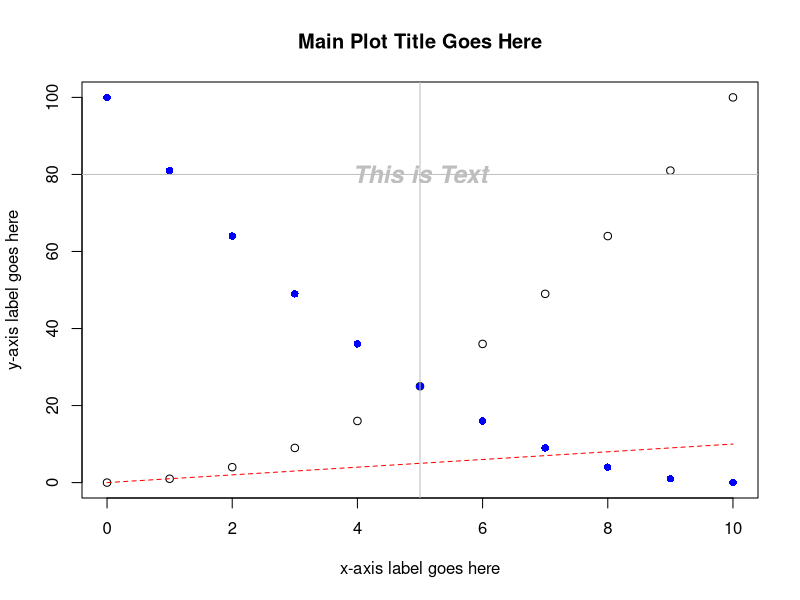
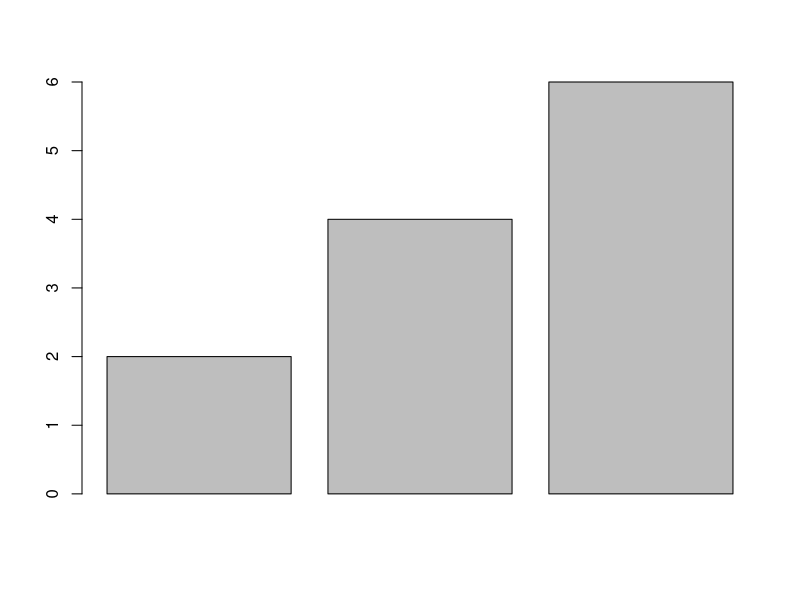
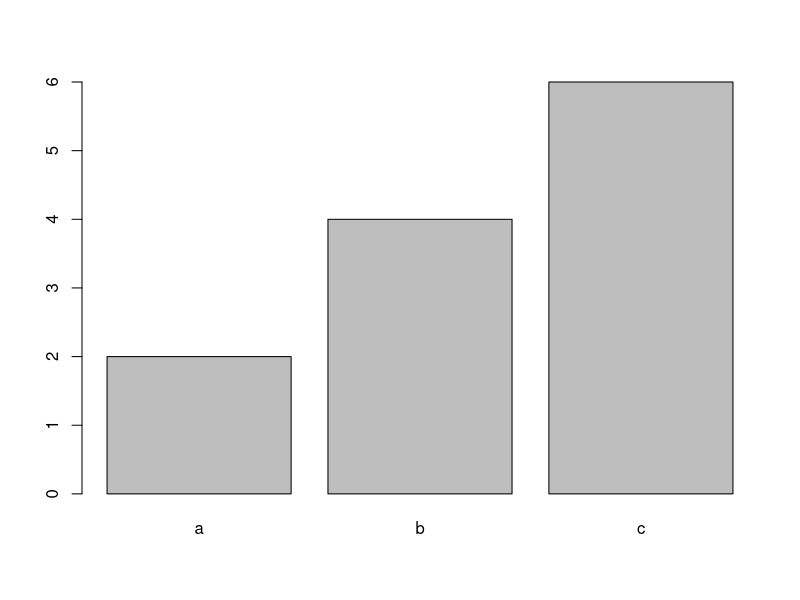
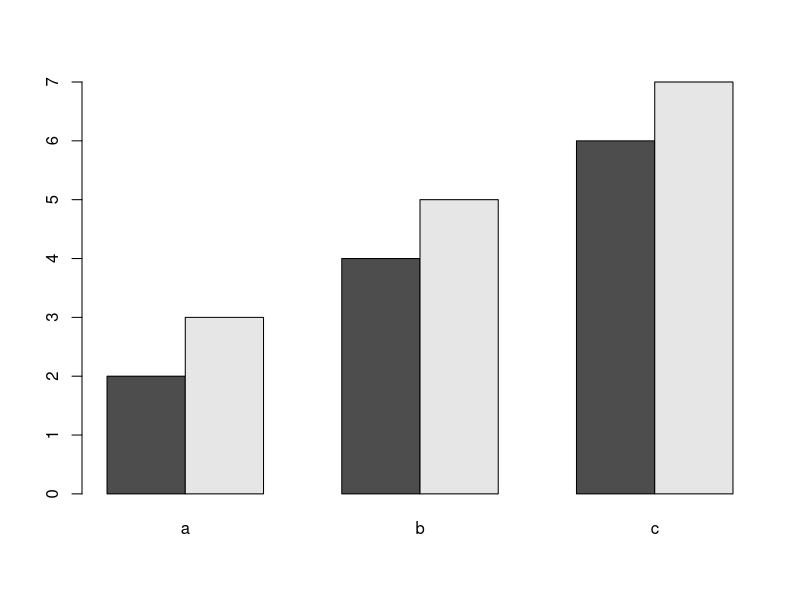
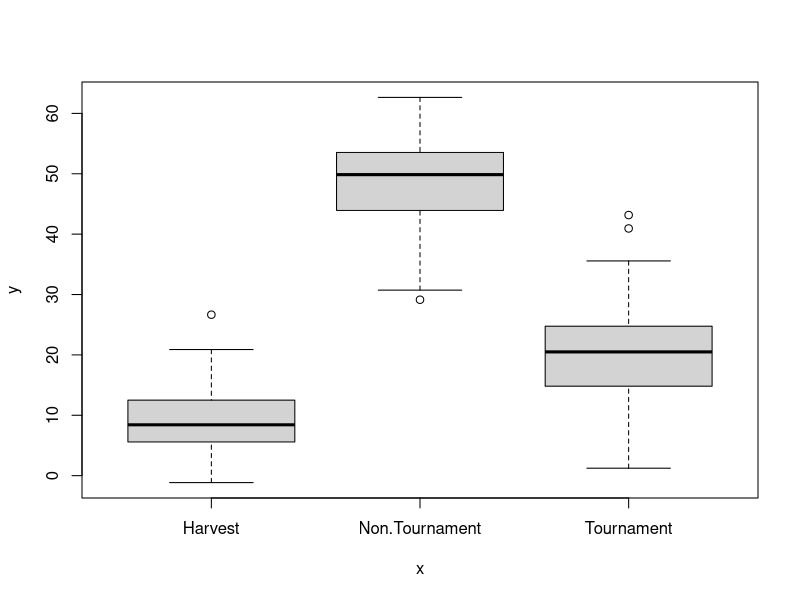
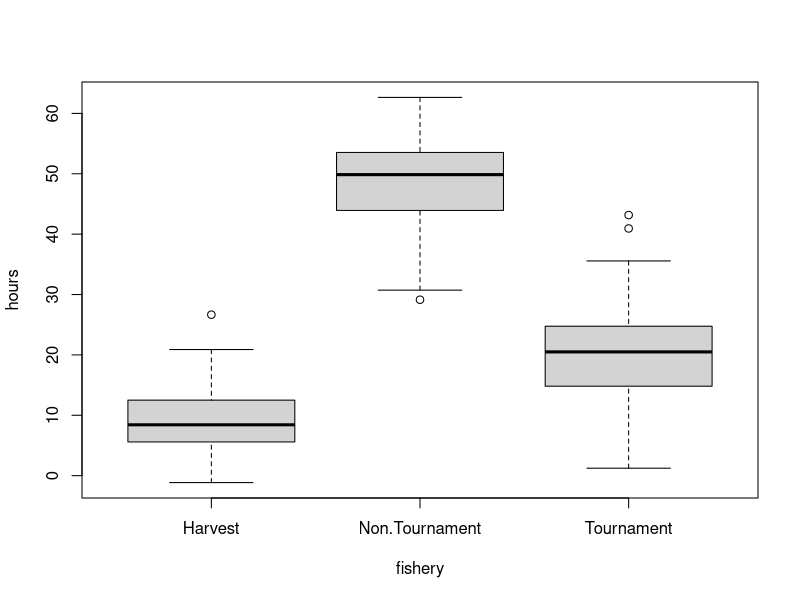
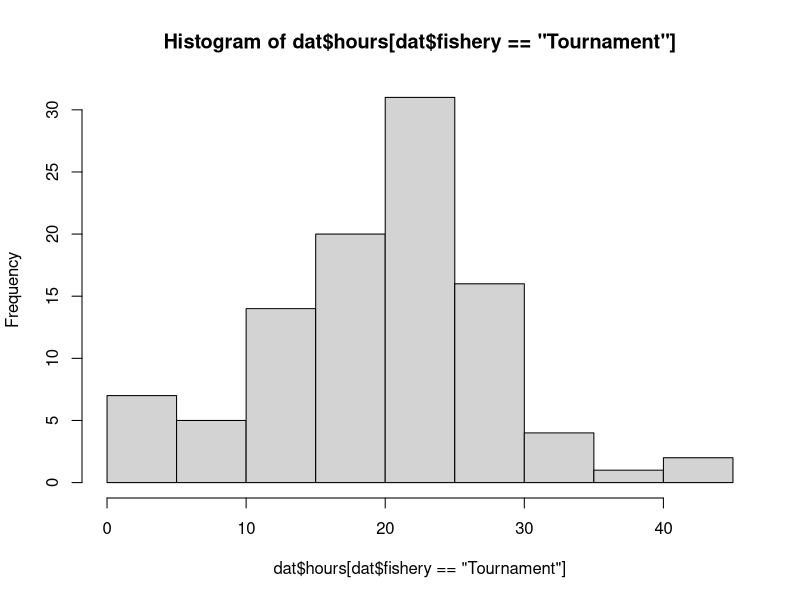
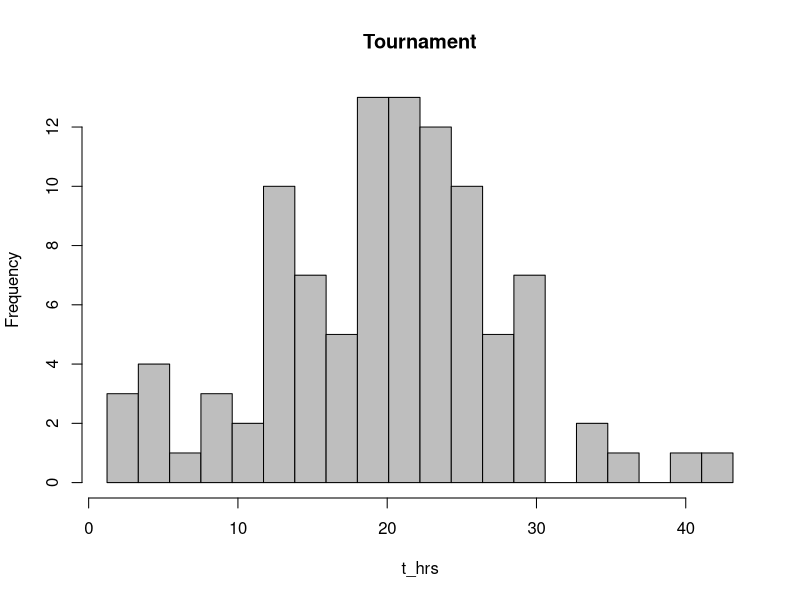

Write the R code that produced these figures, in order.
###Chapter 2#######

# Scatter Plot#
x = 0:10
y = x^2
plot(x = x, y = y,
     xlab = "x-axis label goes here", 
     ylab = "y-axis label goes here",
     main = "Main Plot Title Goes Here")
points(x = rev(x), y = y, col = "blue", pch = 16)
lines(x = x, y = x, lty = 2, col = "red")
text(x = 5, y = 80, "This is Text", cex = 1.5, col = "grey", font = 4)
abline(h = 80, col = "grey")
abline(v = 5, col = "grey")
###################



# Bar Graph#
x1 = c(2,4,6)
barplot(x1)

barplot(x1, names.arg = c("a", "b", "c"))

x2 = c(3,5,7)
x3 = rbind(x1, x2)
barplot(x3, names.arg = c("a", "b", "c"), beside = T)
###################



# Box and Whisker Plot#
dat = read.csv("creel.csv")
summary(dat)

# Need to convert fishery to a factor
dat$fishery <- as.factor(dat$fishery)

plot(x = dat$fishery, y = dat$hours)

plot(hours ~ fishery, data = dat)
###################



# Histograms#
hist(dat$hours[dat$fishery == "Tournament"])
t_hrs = dat$hours[dat$fishery == "Tournament"]

nbins = 20
breaks = seq(from = min(t_hrs), to = max(t_hrs), length = nbins + 1)
hist(t_hrs, breaks = breaks, main = "Tournament", col = "grey")

par(xaxs = "i", yaxs = "i", mar = c(4,4,2,1))
hist(t_hrs, breaks = breaks, main = "Tournament", col = "grey")
###################



# Multi-panel Plots#
par(mfrow = c(1,3), mar = c(4,1,2,1), oma = c(0,3,0,0))
sapply(levels(dat$fishery), function(f) {
  hist(dat$hours[dat$fishery == f], main = f, xlab = "")
})
mtext(side = 2, outer = T, line = 1.5, "Frequency", cex = 0.8)
###################



# Legends#
par(mar = c(4,4,2,1))
barplot(x3, beside = T, 
        names.arg = c("a", "b", "c"),
        col = c("skyblue2", "tomato2"))
legend("topleft", legend = c("Group 1", "Group 2"),
       fill = c("skyblue2", "tomato2"))

t_hrs = sort(dat$hours[dat$fishery == "Tournament"])
n_hrs = sort(dat$hours[dat$fishery == "Non.Tournament"])

par(mar = c(4,4,1,1))  
plot(x = t_hrs, y = 1:length(t_hrs),
     type = "o", lty = 2, xlim = range(c(t_hrs, n_hrs)),
     xlab = "Hours Fished/Year", ylab = "Rank within Fishery Samples",
     las = 1)
points(x = n_hrs, y = 1:length(n_hrs), type = "o", lty = 1, pch = 16)
legend("topleft", legend = c("Tournament", "Non-Tournament"), 
       lty = c(2,1), pch = c(1, 16), bty = "n")
###################



# Exporting plots to a file#
# step 1: Make a pixels per inch object
ppi = 600

# step 2: Call the figure file creation function
png("TestFigure.png", h = 8 * ppi, w = 8 * ppi, res = ppi)

# step 3: Run the plot 
# put all of your plotting code here (without windows())

# step 4: Close the device
dev.off()
###################


# Bonus: Error bars
x_bar = tapply(dat$hours, dat$fishery, mean)
par(mar = c(4,4,1,1))
barplot(x_bar)

calc_se = function(x) {
  sqrt(sum((x - mean(x))^2)/(length(x)-1))/sqrt(length(x))
}

se = tapply(dat$hours, dat$fishery, calc_se)

lwr = x_bar - 1.96 * se
upr = x_bar + 1.96 * se

par(mar = c(4,4,1,1))
mp = barplot(x_bar, ylim = range(c(0, upr)))
arrows(x0 = mp, y0 = lwr, x1 = mp, y1 = upr, length = 0.1, angle = 90, code = 3)
###################





### Exercise 2 ####
dat = read.csv("sockeye.csv")
summary(dat)

dat$type <- as.factor(dat$type)

hist(dat$weight[dat$type == "hatch"], breaks = 10)

plot(fecund ~ weight, data = dat[dat$type == "wild",],
     main = "Fecundity vs. Weight",
     pch = 17, col = "red", cex = 1.5,
     xlab = "Weight (g)", xlim = c(600, 3000),
     ylab = "Fecundity (#eggs)", ylim = c(0, 3500))

points(fecund ~ weight, data = dat[dat$type == "hatch",],
       pch = 15, col = "blue", cex = 1.5)

legend("bottomright",
       legend = c("Wild", "Hatchery"),
       col = c("blue", "red"),
       pch = c(15, 17),
       bty = "n",
       pt.cex = 1.5
)

vars = c("weight", "fecund", "egg_size")
par(mfrow = c(1,3))
sapply(vars, function(v) {
  plot(dat[,v] ~ dat[,"type"], xlab = "", ylab = v)
})

ppi = 600
png("SockeyeComparisons.png", h = 5 * ppi, w = 7 * ppi, res = ppi)
par(mfrow = c(1,3))
sapply(vars, function(v) {
  plot(dat[,v] ~ dat[,"type"], xlab = "", ylab = v)
})
dev.off()

### Bonus
calc_se = function(x, na.rm = F) {
  # include a option to remove NAs before calculating SE
  if (na.rm) x = x[!is.na(x)]
  
  sqrt(sum((x - mean(x))^2)/(length(x)-1))/sqrt(length(x))
}

mean_surv = tapply(dat$survival, dat$type, mean, na.rm = T)
se_surv = tapply(dat$survival, dat$type, calc_se, na.rm = T)

lwr_ci_surv = mean_surv - 1.96 * se_surv
upr_ci_surv = mean_surv + 1.96 * se_surv

mp = barplot(mean_surv, ylim = c(0, max(upr_ci_surv)))
arrows(mp, lwr_ci_surv, mp, upr_ci_surv, length = 0.1, code = 3, angle = 90)


par(mar = c(2,5,2,1))
mp = barplot(mean_surv, ylim = c(0, max(upr_ci_surv)),
             main = "% Survival to Eyed-Egg Stage by Origin",
             ylab = "% Survival to Eyed-Egg Stage",
             names.arg = c("Hatchery", "Wild"))
arrows(mp, lwr_ci_surv, mp, upr_ci_surv, length = 0.1, code = 3, angle = 90)

